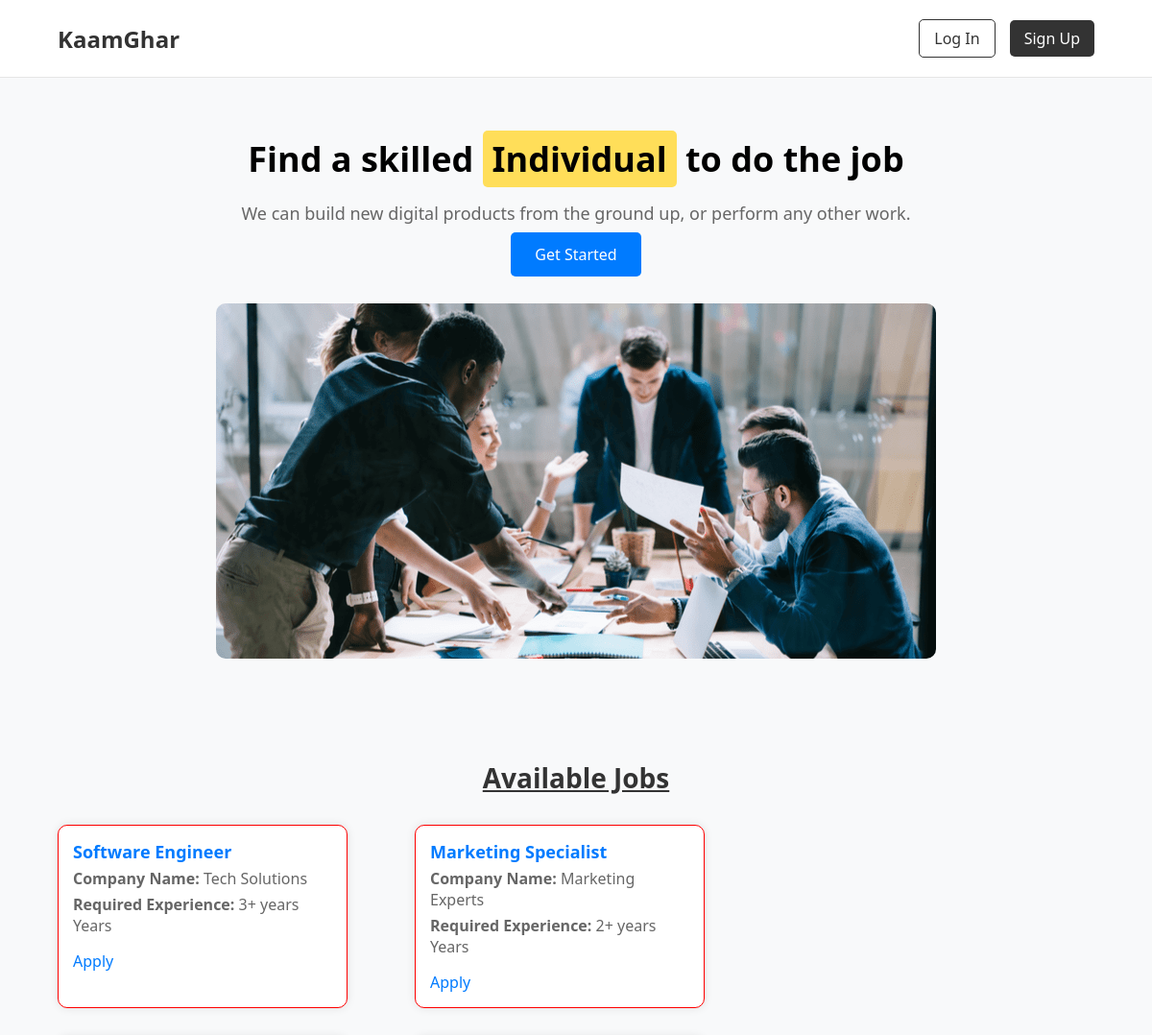
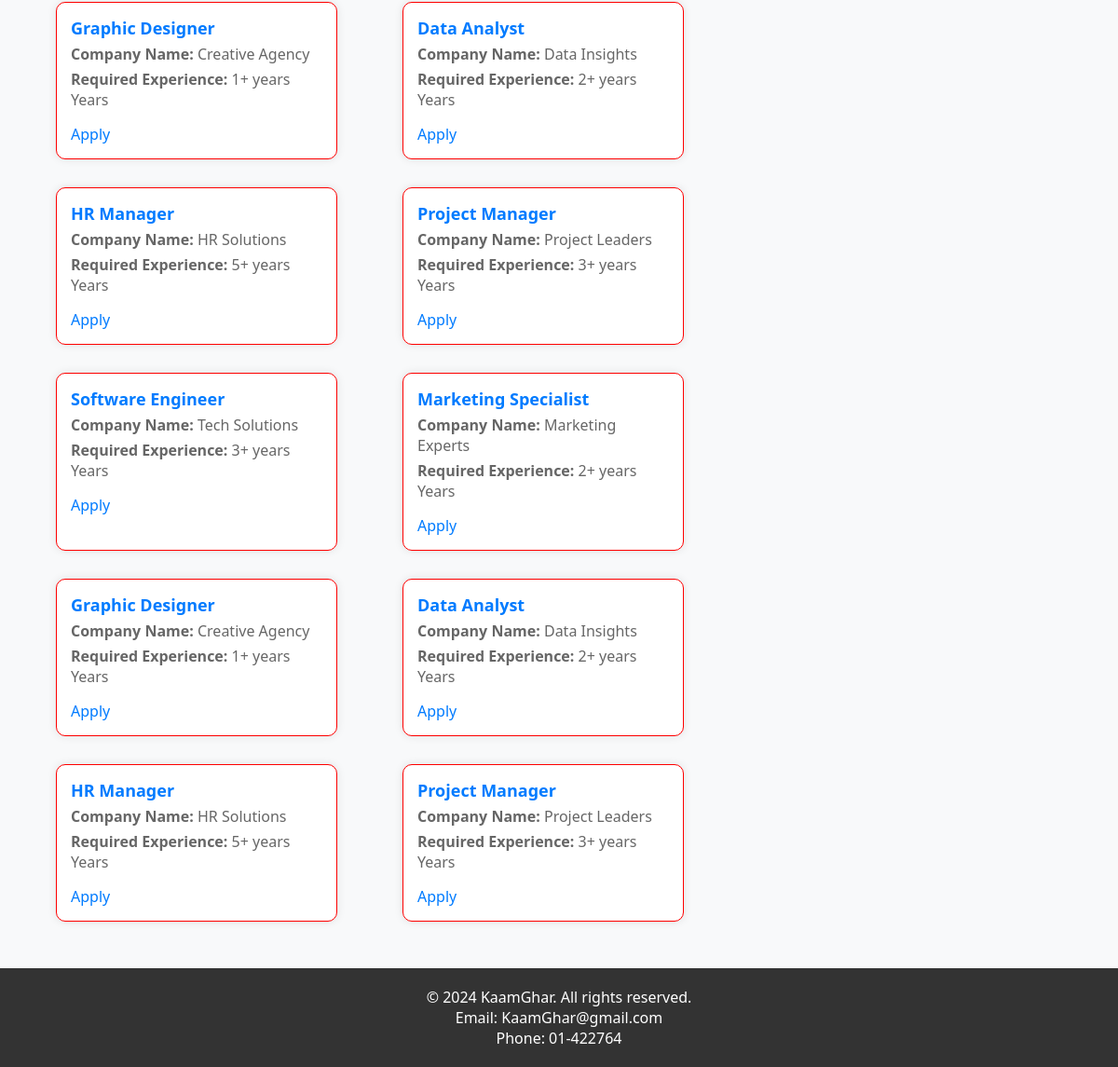
The page / on the database its author committed (2 pictures, top to bottom).
### tables this page shows
CREATE TABLE `jobs` (
  `id` int(11) NOT NULL,
  `user_id` int(11) NOT NULL,
  `job_title` varchar(255) NOT NULL,
  `job_description` text NOT NULL,
  `company_name` varchar(255) NOT NULL,
  `email` varchar(255) NOT NULL,
  `location` varchar(255) NOT NULL,
  `employment_type` varchar(255) NOT NULL,
  `salary` varchar(255) DEFAULT NULL,
  `required_experience` varchar(255) DEFAULT NULL,
  `education_level` varchar(255) DEFAULT NULL,
  `skills` text DEFAULT NULL,
  `application_deadline` date DEFAULT NULL,
  `benefits` text DEFAULT NULL,
  `company_overview` text DEFAULT NULL,
  `contact_information` text DEFAULT NULL,
  `category_name` varchar(255) NOT NULL,
  `status` enum('pending','approved','rejected') NOT NULL DEFAULT 'pending',
  `created_at` timestamp NOT NULL DEFAULT current_timestamp(),
  `updated_at` timestamp NOT NULL DEFAULT current_timestamp() ON UPDATE current_timestamp(),
  `del` varchar(5) DEFAULT 'false'
);

### Index.php (the view, shortened to what this page needs)
<!DOCTYPE html>
<html lang="en">
<head>
</head>
<body>
    <header>
        <div class="container">
            <nav>
                <div class="logo">
                    <a href="#">KaamGhar</a>
                </div>
                <div class="auth-links">
                    <a href="./Authentication/login.php" class="login-btn">Log In</a>
                    <a href="./Authentication/signup.php" class="signup-btn">Sign Up</a>
                </div>
            </nav>
        </div>
    </header>
    <main>
        <div class="container">
            <div class="hero">
                <h1>Find a skilled <span class="highlight">Individual</span> to do the job</h1>
                <p>We can build new digital products from the ground up, or perform any other work.</p>
                <div class="cta-buttons">
                    <a href="./Authentication/signup.php" class="btn-primary">Get Started</a>
                </div>
                <div class="hero-image">
                    <img src="./people.webp" alt="Hero Image">
                </div>
            </div>
            <div class="hot-jobs">
                <h2><u>Available Jobs</u></h2>
                <div class="job-listing-container">
                    <?php
                    $servername = "localhost";
                    $username = "root";
                    $password = "";
                    $dbname = "oddjob";
                    $conn = new mysqli($servername, $username, $password, $dbname);
                    $hot_jobs_query = "SELECT * FROM jobs WHERE status = 'approved' AND del = 'false' LIMIT 12";
                    $hot_jobs_result = $conn->query($hot_jobs_query);
                    if ($hot_jobs_result && $hot_jobs_result->num_rows > 0) {
                        while ($job = $hot_jobs_result->fetch_assoc()) {
                            echo '<div class="job-listing">';
                            echo '<h4>' . $job['job_title'] . '</h4>';
                            echo '<p><strong>Company Name:</strong> ' . $job['company_name'] . '</p>';
                            echo '<p><strong>Required Experience:</strong> ' . ($job['required_experience'] == 0 ? "No Experience Required." : $job['required_experience'] . " Years") . '</p>';
                            echo '<a href="./Authentication/login.php">Apply</a>';
                            echo '</div>';
                        }
                    } else {
                        echo '<p>No hot jobs available at the moment.</p>';
                    }
                    ?>
                </div>
            </div>
        </div>
    </main>
    <footer>
        <div class="container">
            <p>&copy; 2024 KaamGhar. All rights reserved.</p>
            <p>Email: KaamGhar@gmail.com</p>
            <p>Phone: 01-422764</p>
        </div>
    </footer>
</body>
</html>

### Index.php (style rules this page uses)
body, h1, h2, p, ul, li, a, img { margin: 0; padding: 0; box-sizing: border-box; }
body { font-family: 'Segoe UI', Tahoma, Geneva, Verdana, sans-serif; background-color: #f8f9fa; }
.container { width: 90%; max-width: 1200px; margin: 0 auto; }
header { background-color: #ffffff; border-bottom: 1px solid #e5e5e5; padding: 20px 0; }
nav { display: flex; justify-content: space-between; align-items: center; }
nav .logo a { text-decoration: none; font-size: 24px; color: #333; font-weight: bold; }
.auth-links { display: flex; align-items: center; }
.auth-links a { text-decoration: none; margin-left: 15px; padding: 8px 15px; border-radius: 5px; font-size: 16px; transition: background-color 0.3s; }
.auth-links .login-btn { color: #333; border: 1px solid #333; }
.auth-links .signup-btn { color: #fff; background-color: #333; }
.hero { text-align: center; padding: 60px 0; }
.hero h1 { font-size: 36px; margin-bottom: 20px; }
.hero p { font-size: 18px; color: #666; }
.hero .highlight { background-color: #ffde59; padding: 5px 10px; border-radius: 5px; }
.cta-buttons { margin: 20px 0; }
.cta-buttons a { text-decoration: none; padding: 12px 25px; border-radius: 5px; font-size: 16px; margin: 0 10px; transition: background-color 0.3s; }
.btn-primary { background-color: #007bff; color: #fff; }
.hero-image { margin-top: 40px; }
.hero-image img { max-width: 100%; height: auto; border-radius: 10px; }
.hot-jobs { padding: 40px 0; }
.hot-jobs h2 { text-align: center; margin-bottom: 30px; font-size: 28px; color: #333; }
.job-listing-container { display: flex; flex-wrap: wrap; gap: 20px; }
.job-listing { background-color: #ffffff; border: 1px solid red; border-radius: 10px; padding: 15px; flex-basis: calc(25%); box-shadow: 0 0 10px rgba(0, 0, 0, 0.1); transition: box-shadow 0.3s ease; margin-bottom: 10px; margin-right: 50px; }
.job-listing h4 { margin: 0 0 5px 0; font-size: 18px; color: #007BFF; }
.job-listing p { margin: 5px 0; color: #666666; }
.job-listing a { text-decoration: none; color: #007BFF; display: inline-block; margin-top: 10px; }
footer { background-color: #333; color: #fff; text-align: center; padding: 20px 0; }

### rows shown on the page
jobs: job_title "Software Engineer", company_name "Tech Solutions", required_experience "3+ years"
jobs: job_title "Marketing Specialist", company_name "Marketing Experts", required_experience "2+ years"
jobs: job_title "Graphic Designer", company_name "Creative Agency", required_experience "1+ years"
jobs: job_title "Data Analyst", company_name "Data Insights", required_experience "2+ years"
jobs: job_title "HR Manager", company_name "HR Solutions", required_experience "5+ years"
jobs: job_title "Project Manager", company_name "Project Leaders", required_experience "3+ years"
jobs: job_title "Software Engineer", company_name "Tech Solutions", required_experience "3+ years"
jobs: job_title "Marketing Specialist", company_name "Marketing Experts", required_experience "2+ years"
jobs: job_title "Graphic Designer", company_name "Creative Agency", required_experience "1+ years"
jobs: job_title "Data Analyst", company_name "Data Insights", required_experience "2+ years"
jobs: job_title "HR Manager", company_name "HR Solutions", required_experience "5+ years"
jobs: job_title "Project Manager", company_name "Project Leaders", required_experience "3+ years"
